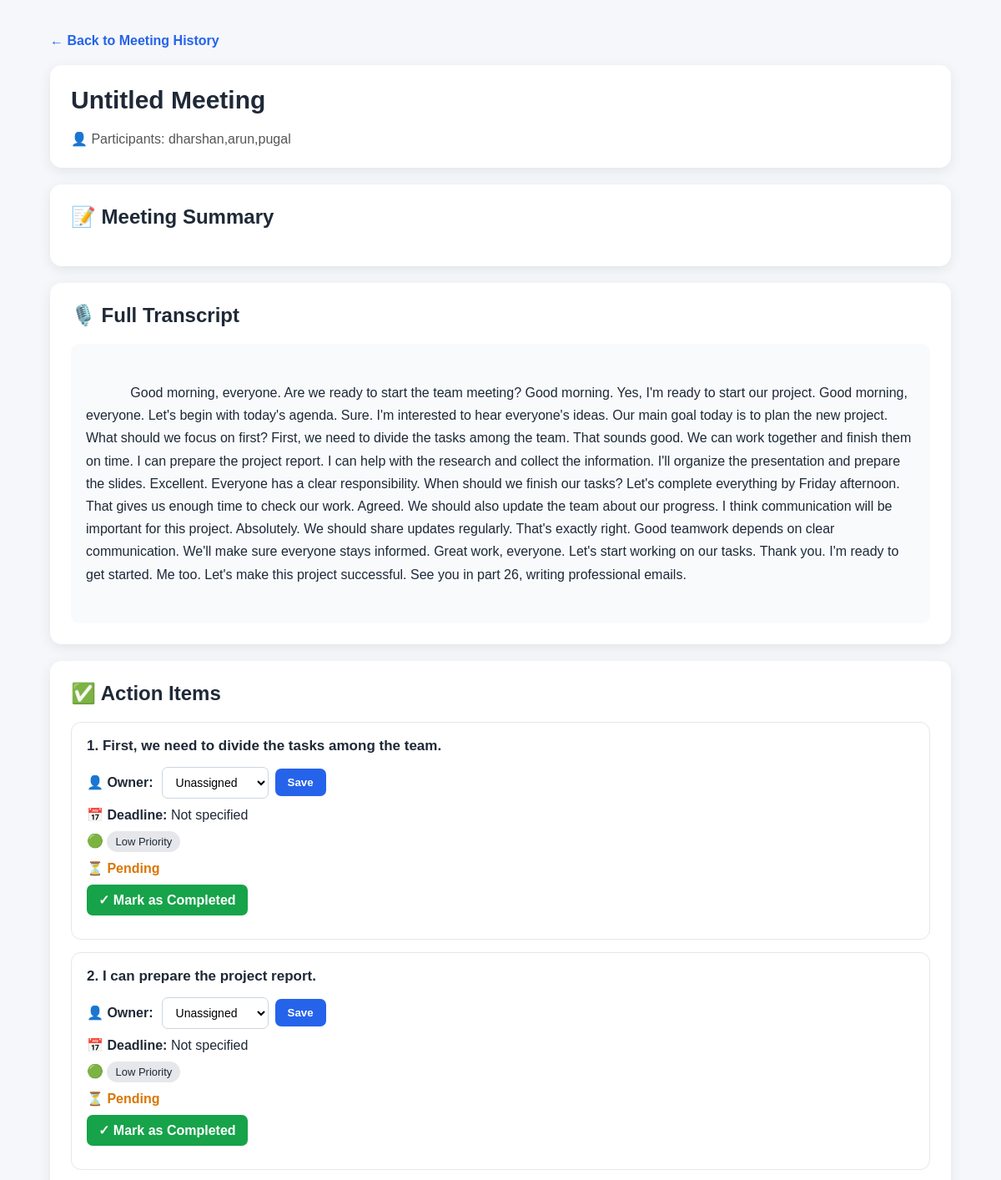
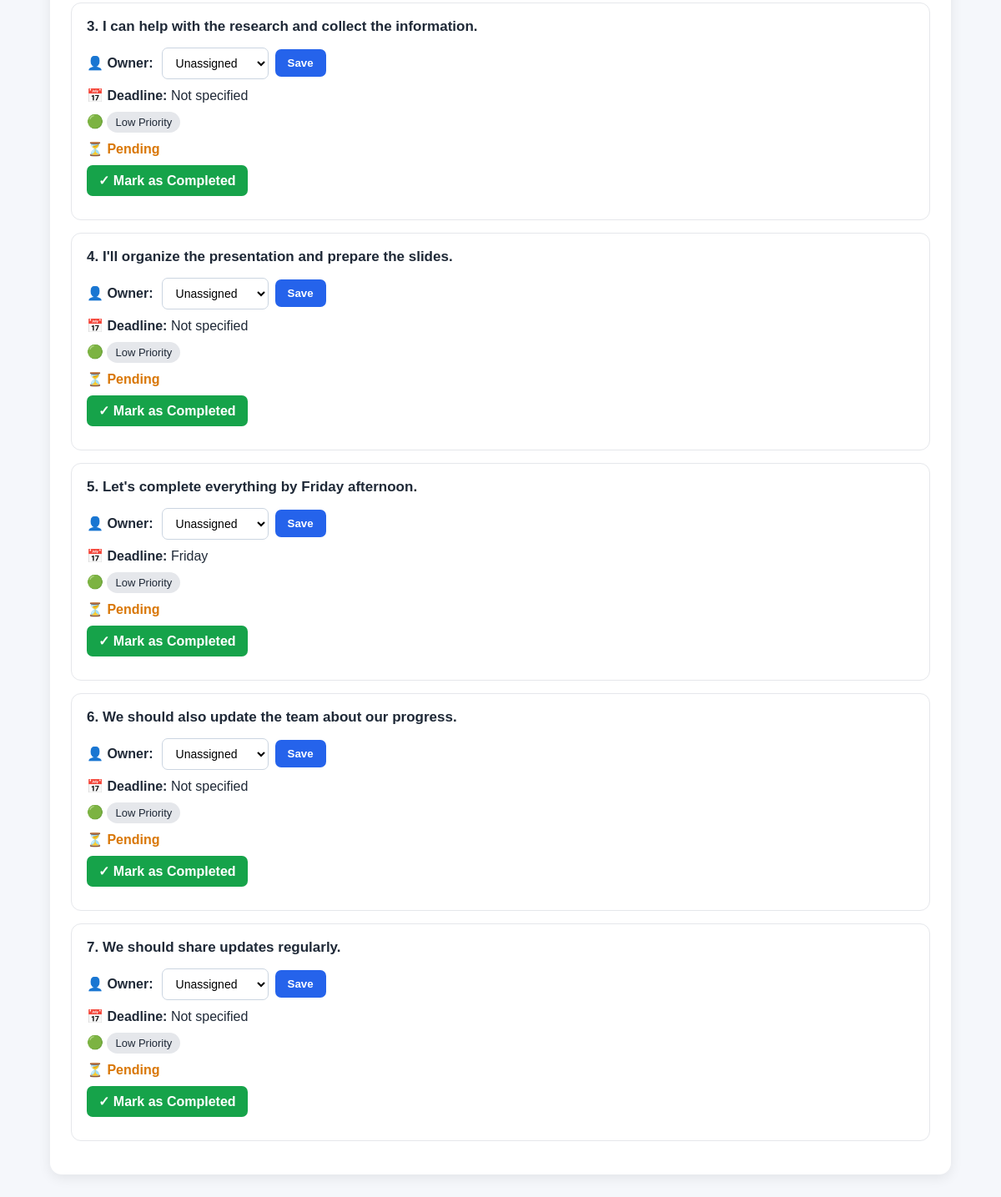
The app's page /meeting/14 with its own data (2 pictures, top to bottom).
### tables this page shows
CREATE TABLE meetings (
            id INTEGER PRIMARY KEY AUTOINCREMENT,
            title TEXT NOT NULL,
            participants TEXT NOT NULL,
            transcript TEXT NOT NULL,
            summary TEXT
        , created_at TEXT);

CREATE TABLE tasks (
            id INTEGER PRIMARY KEY AUTOINCREMENT,
            meeting_id INTEGER,
            task TEXT,
            owner TEXT,
            deadline TEXT,
            priority TEXT,
            status TEXT DEFAULT 'Pending'
        );

### app.py (the view)
@app.route("/meeting/<int:meeting_id>")
def meeting_details(meeting_id):
    conn = get_db()
    cursor = conn.cursor()
    cursor.execute(
        "SELECT * FROM meetings WHERE id = ?",
        (meeting_id,)
    )
    meeting = cursor.fetchone()
    cursor.execute("""
        SELECT *
        FROM tasks
        WHERE meeting_id = ?
        ORDER BY id ASC
    """, (meeting_id,))
    tasks = cursor.fetchall()
    conn.close()
    if meeting is None:
        return "Meeting not found", 404
    return render_template(
        "meeting_details.html",
        meeting=meeting,
        tasks=tasks
    )

### app.py (called while the page is built)
@app.after_request
def add_cors_headers(response):
    response.headers["Access-Control-Allow-Origin"] = "*"
    response.headers["Access-Control-Allow-Headers"] = "Content-Type"
    response.headers["Access-Control-Allow-Methods"] = "GET, POST, OPTIONS"
    return response

def get_db():
    conn = sqlite3.connect(DATABASE)
    conn.row_factory = sqlite3.Row
    return conn

### templates/meeting_details.html (shortened to what this page needs)
<!DOCTYPE html>
<html lang="en">
<head>
</head>
<body>
<div class="container">
    <a href="/history" class="back">
        ← Back to Meeting History
    </a>
    <div class="header-card">
        <h1>
            {{ meeting[1] }}
        </h1>
        <div class="participants">
            👤 Participants:
            {{ meeting[2] }}
        </div>
    </div>
    <div class="section">
        <h2>
            📝 Meeting Summary
        </h2>
    </div>
    <div class="section">
        <h2>
            🎙️ Full Transcript
        </h2>
        <div class="transcript">
            {{ meeting[3] }}
        </div>
    </div>
    <div class="section">
        <h2>
            ✅ Action Items
        </h2>
        {% if tasks %}
            {% for task in tasks %}
            <div class="task-card">
                <div class="task-title">
                    {{ loop.index }}.
                    {{ task[2] }}
                </div>
                <div class="info">
                    <div class="owner-row">
                        <strong>
                            👤 Owner:
                        </strong>
                        <form
                            class="owner-form"
                            method="POST"
                            action="/update_owner/{{ task[0] }}"
                        >
                            <select name="owner">
                                <option value="Unassigned"
                                    {% if task[3] == "Unassigned" %}
                                    selected
                                    {% endif %}
                                >
                                    Unassigned
                                </option>
                            </select>
                            <button type="submit">
                                Save
                            </button>
                        </form>
                    </div>
                </div>
                <div class="info">
                    📅
                    <strong>Deadline:</strong>
                    {{ task[4] }}
                </div>
                <div class="info">
                    🟢
                    <span class="priority">
                        {{ task[5] }} Priority
                    </span>
                </div>
                <div class="info">
                    {% if task[6] == "Completed" %}
                        <span class="completed">
                            ✅ Completed
                        </span>
                    {% else %}
                        <span class="pending">
                            ⏳ Pending
                        </span>
                        <br>
                        <a
                            class="complete"
                            href="/complete/{{ task[0] }}"
                        >
                            ✓ Mark as Completed
                        </a>
                    {% endif %}
                </div>
            </div>
            {% endfor %}
        {% else %}
            <p class="empty">
                No action items found for this meeting.
            </p>
        {% endif %}
    </div>
</div>
</body>
</html>

### templates/meeting_details.html (style rules this page uses)
* { box-sizing: border-box; }
body { margin: 0; font-family: Arial, sans-serif; background: #f5f7fb; color: #1f2937; }
.container { width: 90%; max-width: 1100px; margin: 40px auto; }
.back { display: inline-block; margin-bottom: 20px; text-decoration: none; color: #2563eb; font-weight: bold; }
.header-card, .section { background: white; border-radius: 14px; padding: 25px; margin-bottom: 20px; box-shadow: 0 4px 15px rgba(0,0,0,0.08); }
h1 { margin-top: 0; font-size: 30px; }
h2 { margin-top: 0; }
.participants { color: #555; margin-top: 10px; }
.transcript { background: #f8fafc; padding: 18px; border-radius: 10px; line-height: 1.7; white-space: pre-wrap; }
.task-card { border: 1px solid #e5e7eb; border-radius: 12px; padding: 18px; margin-bottom: 15px; }
.task-title { font-size: 17px; font-weight: bold; margin-bottom: 15px; }
.info { margin: 10px 0; }
.owner-row { display: flex; align-items: center; gap: 10px; flex-wrap: wrap; }
.owner-form { display: flex; gap: 8px; align-items: center; }
select { padding: 9px 12px; border: 1px solid #cbd5e1; border-radius: 7px; background: white; font-size: 14px; }
button { padding: 9px 15px; border: none; border-radius: 7px; background: #2563eb; color: white; cursor: pointer; font-weight: bold; }
.priority { display: inline-block; padding: 5px 10px; border-radius: 20px; background: #e5e7eb; font-size: 13px; }
.pending { color: #d97706; font-weight: bold; }
.complete { display: inline-block; margin-top: 10px; padding: 9px 14px; background: #16a34a; color: white; text-decoration: none; border-radius: 7px; font-weight: bold; }

### records on screen
meetings: title "Untitled Meeting", participants "dharshan,arun,pugal", transcript "Good morning, everyone. Are we ready to start the team meeting? Good morning. Yes, I'm ready to start our project. Good morning, everyone. Let's begin with today's agenda. Sure. I'm interested to hear everyone's ideas. Our main goal today is to plan the new project. What should we focus on first? First, we need to divide the tasks among the team. That sounds good. We can work together and finish them on time. I can prepare the project report. I can help with the research and collect the information. I'll organize the presentation and prepare the slides. Excellent. Everyone has a clear responsibility. When should we finish our tasks? Let's complete everything by Friday afternoon. That gives…"
tasks: task "First, we need to divide the tasks among the team.", owner "Unassigned", deadline "Not specified", priority "Low"
tasks: task "I can prepare the project report.", owner "Unassigned", deadline "Not specified", priority "Low"
tasks: task "I can help with the research and collect the information.", owner "Unassigned", deadline "Not specified", priority "Low"
tasks: task "I'll organize the presentation and prepare the slides.", owner "Unassigned", deadline "Not specified", priority "Low"
tasks: task "Let's complete everything by Friday afternoon.", owner "Unassigned", deadline "Friday", priority "Low"
tasks: task "We should also update the team about our progress.", owner "Unassigned", deadline "Not specified", priority "Low"
tasks: task "We should share updates regularly.", owner "Unassigned", deadline "Not specified", priority "Low"
